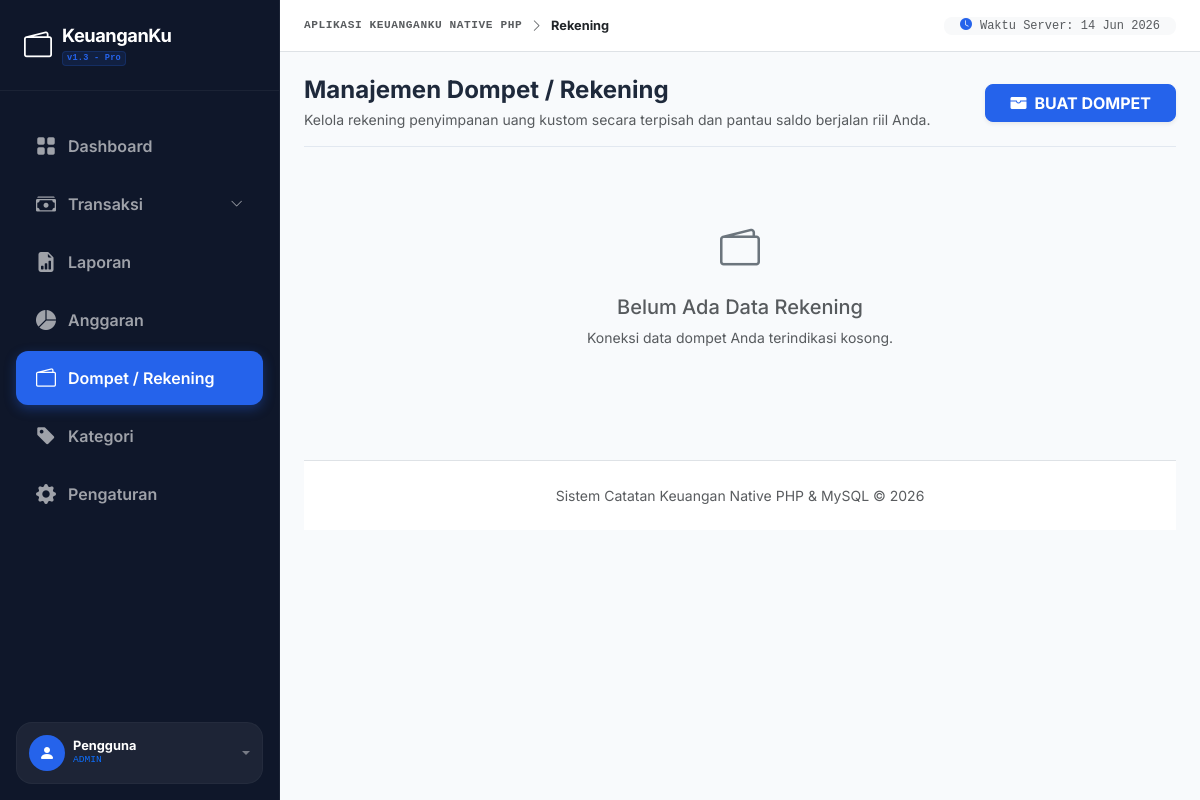
The page /rekening.php (signed in) on the database as committed earlier.
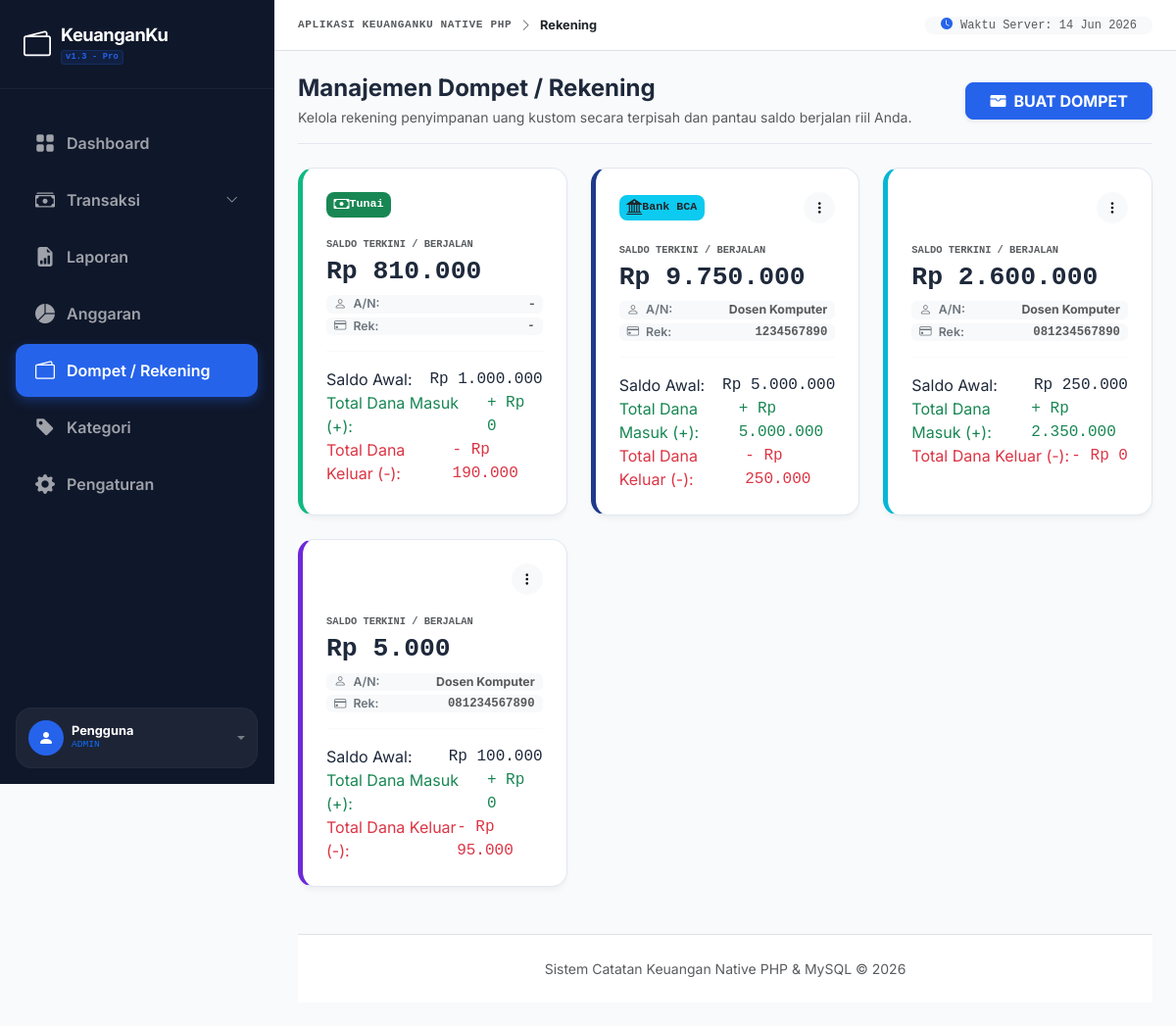
The same page on the database as committed later.
### tables this page shows
CREATE TABLE IF NOT EXISTS `dompet` (
  `id` INT(11) NOT NULL AUTO_INCREMENT,
  `nama` VARCHAR(100) NOT NULL UNIQUE,
  `saldo_awal` INT(11) NOT NULL DEFAULT 0,
  `nama_rekening` VARCHAR(100) NOT NULL DEFAULT '-',
  `no_rekening` VARCHAR(50) NOT NULL DEFAULT '-',
  PRIMARY KEY (`id`)
);

### rekening.php (the view, shortened to what the rows shown need)
<?php
require_once 'koneksi.php';
$dompet_list = [];
$q_dompet = mysqli_query($koneksi, "SELECT * FROM dompet ORDER BY id ASC");
if ($q_dompet) {
    while($r = mysqli_fetch_assoc($q_dompet)) {
        $dompet_list[] = $r;
    }
}
?>
<!DOCTYPE html>
<html lang="id">
<head>
    <link href="https://cdn.jsdelivr.net/npm/bootstrap@5.3.0/dist/css/bootstrap.min.css" rel="stylesheet">
    <link rel="stylesheet" href="https://cdn.jsdelivr.net/npm/bootstrap-icons@1.11.1/font/bootstrap-icons.css">
</head>
<body>
<?php include 'sidebar.php'; ?>
    <div class="row g-4 mb-4">
        <?php if (count($dompet_list) > 0): ?>
            <?php foreach ($dompet_list as $dp):
                $nama_dp = $dp['nama'];
                $saldo_awal_val = intval($dp['saldo_awal']);
                $nama_dp_escaped = mysqli_real_escape_string($koneksi, $nama_dp);
                $q_flow = mysqli_query($koneksi, "
                    SELECT
                        COALESCE(SUM(CASE WHEN jenis = 'pemasukan' THEN jumlah ELSE 0 END), 0) AS total_in,
                        COALESCE(SUM(CASE WHEN jenis = 'pengeluaran' THEN jumlah ELSE 0 END), 0) AS total_out
                    FROM transaksi
                    WHERE dompet = '$nama_dp_escaped'
                ");
                $flow_row = mysqli_fetch_assoc($q_flow);
                $total_masuk = intval($flow_row['total_in']);
                $total_keluar = intval($flow_row['total_out']);
                $saldo_berjalan = $saldo_awal_val + $total_masuk - $total_keluar;
                $badge_bg = "bg-primary";
                $border_left_color = "border-left: 5px solid #2563eb;";
                $card_icon = "bi-wallet2";
                if (stripos($nama_dp, 'bca') !== false) {
                    $border_left_color = "border-left: 5px solid #1e3a8a;";
                    $badge_bg = "bg-info text-dark";
                    $card_icon = "bi-bank2";
                } elseif (stripos($nama_dp, 'ovo') !== false) {
                    $border_left_color = "border-left: 5px solid #6d28d9;";
                    $badge_bg = "bg-purple text-white";
                    $card_icon = "bi-phone-fill";
                } elseif (stripos($nama_dp, 'gopay') !== false) {
                    $border_left_color = "border-left: 5px solid #06b6d4;";
                    $badge_bg = "bg-cyan text-white";
                    $card_icon = "bi-phone-fill";
                } elseif ($nama_dp === 'Tunai') {
                    $border_left_color = "border-left: 5px solid #10b981;";
                    $badge_bg = "bg-success";
                    $card_icon = "bi-cash";
                } elseif (stripos($nama_dp, 'kas') !== false) {
                    $border_left_color = "border-left: 5px solid #f59e0b;";
                    $badge_bg = "bg-warning text-dark";
                    $card_icon = "bi-briefcase-fill";
                }
            ?>
                <div class="col-md-6 col-lg-4">
                    <div class="rekening-card p-4 h-100 d-flex flex-column justify-content-between" style="<?= $border_left_color; ?>">
                        <div>
                            <div class="d-flex justify-content-between align-items-center mb-3">
                                <span class="badge <?= $badge_bg; ?> px-2.5 py-1.5 rounded-3 d-flex align-items-center gap-1.5 fw-bold font-monospace" style="font-size: 0.73rem;">
                                    <i class="bi <?= $card_icon; ?> fs-6"></i>
                                    <?= htmlspecialchars($nama_dp); ?>
                                </span>
                                <?php if ($nama_dp !== 'Tunai' && $user_role !== 'user'): ?>
                                    <div class="dropdown">
                                        <button class="btn btn-sm btn-light rounded-circle p-1" type="button" data-bs-toggle="dropdown" aria-expanded="false" style="width: 32px; height: 32px;">
                                            <i class="bi bi-three-dots-vertical"></i>
                                        </button>
                                    </div>
                                <?php endif; ?>
                            </div>
                            <span class="text-uppercase font-monospace tracking-wider text-muted py-1 d-block" style="font-size: 0.65rem; font-weight: 800;">Saldo Terkini / Berjalan</span>
                            <h3 class="fw-black mb-1 font-monospace <?= ($saldo_berjalan < 0) ? 'text-danger' : 'text-slate-900'; ?>" style="font-size: 1.65rem; font-weight: 900;">
                                Rp <?= number_format($saldo_berjalan, 0, ',', '.'); ?>
                            </h3>
                            <div class="small text-muted mb-3 mt-2" style="font-size: 0.77rem;">
                                <div class="d-flex align-items-center gap-1.5 justify-content-between mb-1 bg-light p-1.5 px-2 rounded-2">
                                    <span class="text-secondary fw-semibold"><i class="bi bi-person me-1"></i> A/N:</span>
                                    <span class="fw-bold text-slate-800 text-truncate text-end" style="max-width: 140px;"><?= htmlspecialchars($dp['nama_rekening'] ?? '-'); ?></span>
                                </div>
                                <div class="d-flex align-items-center gap-1.5 justify-content-between bg-light p-1.5 px-2 rounded-2">
                                    <span class="text-secondary fw-semibold"><i class="bi bi-credit-card me-1"></i> Rek:</span>
                                    <span class="fw-bold font-monospace text-slate-850"><?= htmlspecialchars($dp['no_rekening'] ?? '-'); ?></span>
                                </div>
                            </div>
                            <hr class="border-light-subtle my-3">
                            <div class="space-y-1.5 text-xs font-semibold text-slate-500">
                                <div class="d-flex justify-content-between mb-1.5">
                                    <span>Saldo Awal:</span>
                                    <span class="font-monospace text-slate-700">Rp <?= number_format($saldo_awal_val, 0, ',', '.'); ?></span>
                                </div>
                                <div class="d-flex justify-content-between mb-1.5 text-success">
                                    <span>Total Dana Masuk (+):</span>
                                    <span class="font-monospace">+ Rp <?= number_format($total_masuk, 0, ',', '.'); ?></span>
                                </div>
                                <div class="d-flex justify-content-between text-danger">
                                    <span>Total Dana Keluar (-):</span>
                                    <span class="font-monospace">- Rp <?= number_format($total_keluar, 0, ',', '.'); ?></span>
                                </div>
                            </div>
                        </div>
                    </div>
                </div>
            <?php endforeach; ?>
        <?php endif; ?>
    </div>
</body>
</html>

Rows that differ between the two databases and show on the page:
added dompet: nama "Tunai", saldo_berjalan "810.000", nama_rekening "-", no_rekening "-", saldo_awal "1.000.000", total_masuk "0", total_keluar "190.000"
added dompet: nama "Bank BCA", saldo_berjalan "9.750.000", nama_rekening "Dosen Komputer", no_rekening "1234567890", saldo_awal "5.000.000", total_masuk "5.000.000", total_keluar "250.000"
added dompet: saldo_berjalan "2.600.000", nama_rekening "Dosen Komputer", no_rekening "081234567890", saldo_awal "250.000", total_masuk "2.350.000", total_keluar "0"
added dompet: saldo_berjalan "5.000", nama_rekening "Dosen Komputer", no_rekening "081234567890", saldo_awal "100.000", total_masuk "0", total_keluar "95.000"
Other text that changed with them:
text no longer shown: "Belum Ada Data Rekening Koneksi data dompet Anda terindikasi kosong."
